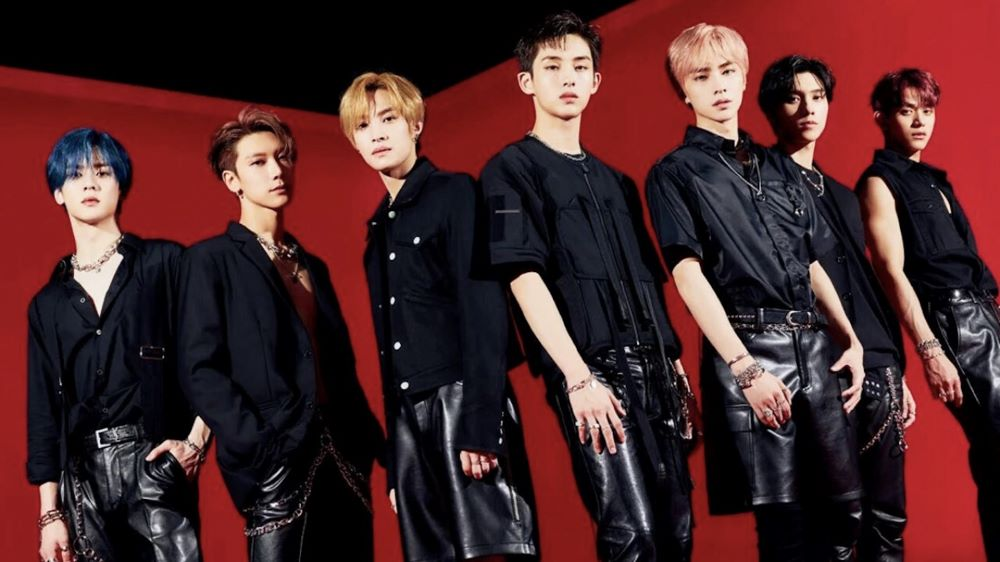
#> input picture image1.jpg, 1000 x 562 px
$ python crop.py
#> lines starting #> are read from the running program, lines starting #| are printed output that depends on the picture
import cv2

img = cv2.imread('image1.jpg')
#> img is the input picture: shape (562, 1000, 3); mean B, G, R 40.1, 38.2, 74.4

print(img. shape)
#| (562, 1000, 3)

# x(500, 600) y(300, 400) color=black

# looping
# for y in range(600, 700):
#     for x in range(500, 1200):
#         img[y, x] = [255, 0, 0]

# y, x, color
new_img = img[200:1000, 500:1000]
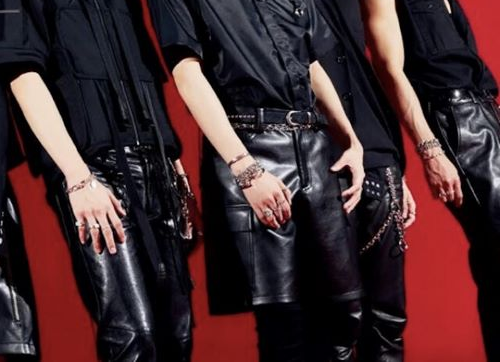
#> new_img: shape (362, 500, 3); mean B, G, R 45.7, 42.3, 67.1
# print(new_img.shape)

def slicing(img, x, y, size):
    img[y:y+size, x:x+size] = 0
    return img

def end_slicing(img, size):
    y, x, color = img. shape
    img[y-size:y, x-size:x] = 0
    return img

# new_img = slicing(img, 600, 600, 450)
# new_img = end_slicing(img, 800)

cv2.imwrite('image1- Copy.jpg', new_img)

# cv2.imshow('Image', new_img)

# cv2.waitKey(0)
# cv2.destroyAllWindows()

$ run again, with image2.jpg copied over image1.jpg
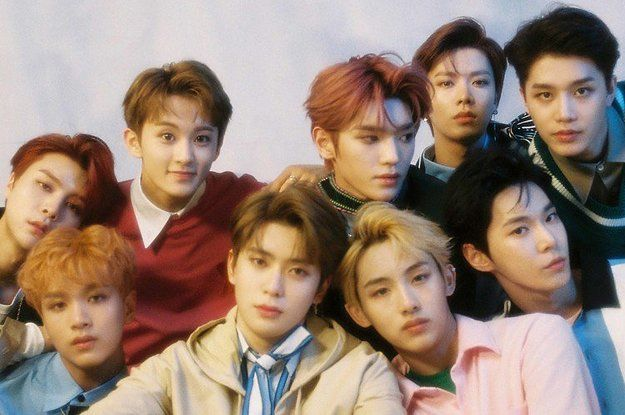
#> input picture image2.jpg, 625 x 415 px
#> img is the input picture: shape (415, 625, 3); mean B, G, R 116.7, 130.1, 151.3
#| (415, 625, 3)
#> `new_img = img[200:1000, 500:1000]`:
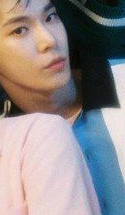
#> new_img: shape (215, 125, 3); mean B, G, R 137.4, 136.6, 143
